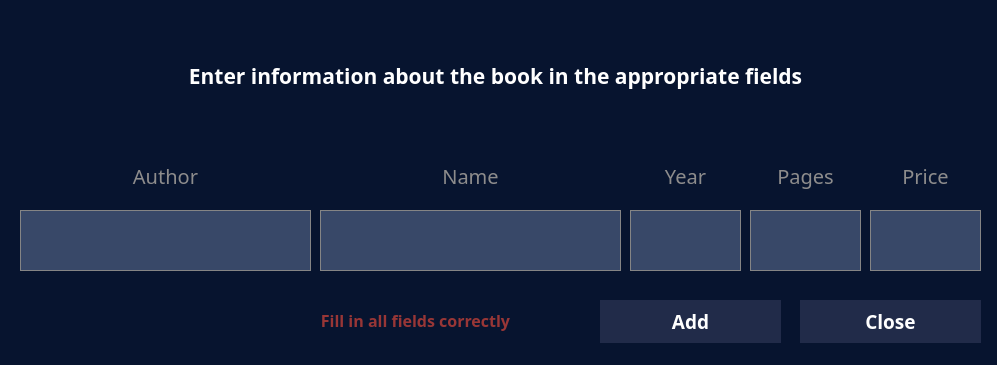
<?xml version="1.0" encoding="UTF-8"?>
<ui version="4.0">
 <class>AddForm</class>
 <widget class="QWidget" name="AddForm">
  <property name="geometry">
   <rect>
    <x>0</x>
    <y>0</y>
    <width>997</width>
    <height>365</height>
   </rect>
  </property>
  <property name="font">
   <font>
    <pointsize>10</pointsize>
   </font>
  </property>
  <property name="windowTitle">
   <string>Add new book</string>
  </property>
  <property name="styleSheet">
   <string notr="true">background-color: #07142F;</string>
  </property>
  <widget class="QLabel" name="label">
   <property name="geometry">
    <rect>
     <x>20</x>
     <y>30</y>
     <width>951</width>
     <height>91</height>
    </rect>
   </property>
   <property name="font">
    <font>
     <family>Roboto Mono</family>
     <pointsize>16</pointsize>
     <weight>75</weight>
     <bold>true</bold>
    </font>
   </property>
   <property name="styleSheet">
    <string notr="true">color: white;</string>
   </property>
   <property name="text">
    <string>Enter information about the book in the appropriate fields</string>
   </property>
   <property name="alignment">
    <set>Qt::AlignCenter</set>
   </property>
  </widget>
  <widget class="QLineEdit" name="AuthorEdit">
   <property name="geometry">
    <rect>
     <x>20</x>
     <y>210</y>
     <width>291</width>
     <height>61</height>
    </rect>
   </property>
   <property name="font">
    <font>
     <family>Roboto Mono</family>
     <pointsize>14</pointsize>
    </font>
   </property>
   <property name="styleSheet">
    <string notr="true">QLineEdit
{
	background-color: rgb(56, 72, 104);
	color: #686767;
	border: 1px solid;
	border-color: #858585;
}
QLineEdit:hover
{
	background-color: rgb(77, 100, 144);
	color: #686767;
	border: 1px solid;
	border-color: #858585;
}
QLineEdit:focus
{
	background-color: rgb(77, 100, 144);
	color: #686767;
	border: 2px solid;
	border-color: #72bcd4;
}</string>
   </property>
   <property name="text">
    <string/>
   </property>
   <property name="alignment">
    <set>Qt::AlignCenter</set>
   </property>
  </widget>
  <widget class="QLineEdit" name="NameEdit">
   <property name="geometry">
    <rect>
     <x>320</x>
     <y>210</y>
     <width>301</width>
     <height>61</height>
    </rect>
   </property>
   <property name="font">
    <font>
     <family>Roboto Mono</family>
     <pointsize>14</pointsize>
    </font>
   </property>
   <property name="styleSheet">
    <string notr="true">QLineEdit
{
	background-color: rgb(56, 72, 104);
	color: #686767;
	border: 1px solid;
	border-color: #858585;
}
QLineEdit:hover
{
	background-color: rgb(77, 100, 144);
	color: #686767;
	border: 1px solid;
	border-color: #858585;
}
QLineEdit:focus
{
	background-color: rgb(77, 100, 144);
	color: #686767;
	border: 2px solid;
	border-color: #72bcd4;
}</string>
   </property>
   <property name="text">
    <string/>
   </property>
   <property name="alignment">
    <set>Qt::AlignCenter</set>
   </property>
  </widget>
  <widget class="QLineEdit" name="YearEdit">
   <property name="geometry">
    <rect>
     <x>630</x>
     <y>210</y>
     <width>111</width>
     <height>61</height>
    </rect>
   </property>
   <property name="font">
    <font>
     <family>Roboto Mono</family>
     <pointsize>14</pointsize>
    </font>
   </property>
   <property name="styleSheet">
    <string notr="true">QLineEdit
{
	background-color: rgb(56, 72, 104);
	color: #686767;
	border: 1px solid;
	border-color: #858585;
}
QLineEdit:hover
{
	background-color: rgb(77, 100, 144);
	color: #686767;
	border: 1px solid;
	border-color: #858585;
}
QLineEdit:focus
{
	background-color: rgb(77, 100, 144);
	color: #686767;
	border: 2px solid;
	border-color: #72bcd4;
}</string>
   </property>
   <property name="text">
    <string/>
   </property>
   <property name="alignment">
    <set>Qt::AlignCenter</set>
   </property>
  </widget>
  <widget class="QLineEdit" name="PagesEdit">
   <property name="geometry">
    <rect>
     <x>750</x>
     <y>210</y>
     <width>111</width>
     <height>61</height>
    </rect>
   </property>
   <property name="font">
    <font>
     <family>Roboto Mono</family>
     <pointsize>14</pointsize>
    </font>
   </property>
   <property name="styleSheet">
    <string notr="true">QLineEdit
{
	background-color: rgb(56, 72, 104);
	color: #686767;
	border: 1px solid;
	border-color: #858585;
}
QLineEdit:hover
{
	background-color: rgb(77, 100, 144);
	color: #686767;
	border: 1px solid;
	border-color: #858585;
}
QLineEdit:focus
{
	background-color: rgb(77, 100, 144);
	color: #686767;
	border: 2px solid;
	border-color: #72bcd4;
}</string>
   </property>
   <property name="text">
    <string/>
   </property>
   <property name="alignment">
    <set>Qt::AlignCenter</set>
   </property>
  </widget>
  <widget class="QLineEdit" name="PriceEdit">
   <property name="geometry">
    <rect>
     <x>870</x>
     <y>210</y>
     <width>111</width>
     <height>61</height>
    </rect>
   </property>
   <property name="font">
    <font>
     <family>Roboto Mono</family>
     <pointsize>14</pointsize>
    </font>
   </property>
   <property name="styleSheet">
    <string notr="true">QLineEdit
{
	background-color: rgb(56, 72, 104);
	color: #686767;
	border: 1px solid;
	border-color: #858585;
}
QLineEdit:hover
{
	background-color: rgb(77, 100, 144);
	color: #686767;
	border: 1px solid;
	border-color: #858585;
}
QLineEdit:focus
{
	background-color: rgb(77, 100, 144);
	color: #686767;
	border: 2px solid;
	border-color: #72bcd4;
}</string>
   </property>
   <property name="text">
    <string/>
   </property>
   <property name="alignment">
    <set>Qt::AlignCenter</set>
   </property>
  </widget>
  <widget class="QPushButton" name="CloseButton">
   <property name="geometry">
    <rect>
     <x>800</x>
     <y>300</y>
     <width>181</width>
     <height>43</height>
    </rect>
   </property>
   <property name="font">
    <font>
     <family>Roboto Mono</family>
     <pointsize>14</pointsize>
     <weight>75</weight>
     <bold>true</bold>
    </font>
   </property>
   <property name="styleSheet">
    <string notr="true">QPushButton
{
	border: 0px solid;
	color: white;
	background-color: rgb(33, 43, 73);
}

QPushButton:hover
{
	border: 0px solid;
	color: white;
	background-color: rgb(42, 55, 94);
}

QPushButton:pressed
{
	border: 0px solid;
	color: white;
	background-color: rgb(38, 50, 89);
}</string>
   </property>
   <property name="text">
    <string>Close</string>
   </property>
  </widget>
  <widget class="QPushButton" name="AddButton">
   <property name="geometry">
    <rect>
     <x>600</x>
     <y>300</y>
     <width>181</width>
     <height>43</height>
    </rect>
   </property>
   <property name="font">
    <font>
     <family>Roboto Mono</family>
     <pointsize>14</pointsize>
     <weight>75</weight>
     <bold>true</bold>
    </font>
   </property>
   <property name="styleSheet">
    <string notr="true">QPushButton
{
	border: 0px solid;
	color: white;
	background-color: rgb(33, 43, 73);
}

QPushButton:hover
{
	border: 0px solid;
	color: white;
	background-color: rgb(42, 55, 94);
}

QPushButton:pressed
{
	border: 0px solid;
	color: white;
	background-color: rgb(38, 50, 89);
}</string>
   </property>
   <property name="text">
    <string>Add</string>
   </property>
  </widget>
  <widget class="QLabel" name="label_2">
   <property name="geometry">
    <rect>
     <x>20</x>
     <y>150</y>
     <width>291</width>
     <height>51</height>
    </rect>
   </property>
   <property name="font">
    <font>
     <family>Roboto Mono</family>
     <pointsize>15</pointsize>
    </font>
   </property>
   <property name="styleSheet">
    <string notr="true">color: rgb(141, 140, 140);</string>
   </property>
   <property name="text">
    <string>Author</string>
   </property>
   <property name="alignment">
    <set>Qt::AlignCenter</set>
   </property>
  </widget>
  <widget class="QLabel" name="label_3">
   <property name="geometry">
    <rect>
     <x>320</x>
     <y>150</y>
     <width>301</width>
     <height>51</height>
    </rect>
   </property>
   <property name="font">
    <font>
     <family>Roboto Mono</family>
     <pointsize>15</pointsize>
    </font>
   </property>
   <property name="styleSheet">
    <string notr="true">color: rgb(141, 140, 140);</string>
   </property>
   <property name="text">
    <string>Name</string>
   </property>
   <property name="alignment">
    <set>Qt::AlignCenter</set>
   </property>
  </widget>
  <widget class="QLabel" name="label_4">
   <property name="geometry">
    <rect>
     <x>630</x>
     <y>150</y>
     <width>111</width>
     <height>51</height>
    </rect>
   </property>
   <property name="font">
    <font>
     <family>Roboto Mono</family>
     <pointsize>15</pointsize>
    </font>
   </property>
   <property name="styleSheet">
    <string notr="true">color: rgb(141, 140, 140);</string>
   </property>
   <property name="text">
    <string>Year</string>
   </property>
   <property name="alignment">
    <set>Qt::AlignCenter</set>
   </property>
  </widget>
  <widget class="QLabel" name="label_5">
   <property name="geometry">
    <rect>
     <x>750</x>
     <y>150</y>
     <width>111</width>
     <height>51</height>
    </rect>
   </property>
   <property name="font">
    <font>
     <family>Roboto Mono</family>
     <pointsize>15</pointsize>
    </font>
   </property>
   <property name="styleSheet">
    <string notr="true">color: rgb(141, 140, 140);</string>
   </property>
   <property name="text">
    <string>Pages</string>
   </property>
   <property name="alignment">
    <set>Qt::AlignCenter</set>
   </property>
  </widget>
  <widget class="QLabel" name="label_6">
   <property name="geometry">
    <rect>
     <x>870</x>
     <y>150</y>
     <width>111</width>
     <height>51</height>
    </rect>
   </property>
   <property name="font">
    <font>
     <family>Roboto Mono</family>
     <pointsize>15</pointsize>
    </font>
   </property>
   <property name="styleSheet">
    <string notr="true">color: rgb(141, 140, 140);</string>
   </property>
   <property name="text">
    <string>Price</string>
   </property>
   <property name="alignment">
    <set>Qt::AlignCenter</set>
   </property>
  </widget>
  <widget class="QLabel" name="Error">
   <property name="geometry">
    <rect>
     <x>240</x>
     <y>280</y>
     <width>351</width>
     <height>81</height>
    </rect>
   </property>
   <property name="font">
    <font>
     <family>Roboto Mono</family>
     <pointsize>12</pointsize>
     <weight>75</weight>
     <bold>true</bold>
    </font>
   </property>
   <property name="styleSheet">
    <string notr="true">color: #983636;</string>
   </property>
   <property name="text">
    <string>Fill in all fields correctly</string>
   </property>
   <property name="alignment">
    <set>Qt::AlignCenter</set>
   </property>
  </widget>
 </widget>
 <resources/>
 <connections/>
</ui>
